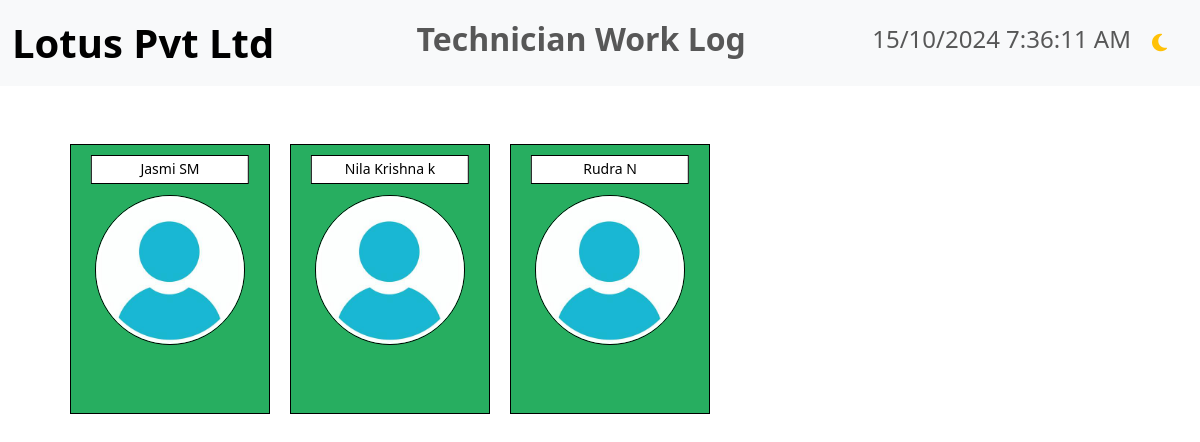
The page /employee_selection/ (signed in) on the database its author committed.
### clientapp/models.py (models this page shows, shortened)
class Employee(models.Model):
    user = models.OneToOneField(User, on_delete=models.CASCADE)
    name = models.CharField(max_length=255)
    photo = models.ImageField(upload_to=user_directory_path, null=True, blank=True)
    is_working = models.BooleanField(default=False)

### clientapp/views.py (the view, shortened to what this page needs)
# urls.py: path('employee_selection/', views.employee_selection, name='employee_selection'),
def employee_selection(request):
    employees = Employee.objects.all()
    employees_with_latest_issues = []
    for employee in employees:
        latest_work_session = WorkSession.objects.filter(employee=employee).order_by('-start_time').first()
        employees_with_latest_issues.append({
            'employee': employee,
            'session': latest_work_session
        })
    logged_out_employee_username = request.session.get('logged_out_employee_username', None)
    return render(request, 'emp/employee_selection.html', {
        'employees_with_latest_issues': employees_with_latest_issues,
        'logged_out_employee_username': logged_out_employee_username
    })

### clientapp/templates/emp/employee_selection.html (shortened to what this page needs)
{% extends 'emp/base.html' %}
{% load static %}
{% block content %}
<div class="employee-container">
    {% for item in employees_with_latest_issues %}
    <div class="employee-card {% if item.employee.is_working %}logged-out{% endif %}"
         data-bs-toggle="modal"
         data-bs-target="#passwordModal"
         onclick="setEmployee('{{ item.employee.user.username }}', '{{ item.employee.name }}')">
        <h5>{{ item.employee.name }}</h5>
        {% if item.employee.photo %}
        <img src="{{ item.employee.photo.url }}" alt="{{ item.employee.name }}">
        {% else %}
        <img src="{% static 'default_profile.png' %}" alt="{{ item.employee.name }}">
        {% endif %}
    </div>
    {% endfor %}
</div>
{% endblock %}

### clientapp/templates/emp/employee_selection.html (style rules this page uses)
.employee-card { position: relative; width: 200px; height: 270px; margin: 10px; padding: 10px; border: 1px solid #000; background-color: #27ae60; border-radius: 0; text-align: center; cursor: pointer; transition: background-color 0.3s ease; }
.employee-card h5 { position: absolute; top: 10px; left: 50%; transform: translateX(-50%); background-color: rgba(255, 255, 255, 1); color: #000; padding: 5px 10px; border-radius: 0; font-size: 14px; width: 80%; border: 1px solid #000; }
.employee-card img { width: 150px; height: 150px; object-fit: cover; border-radius: 50%; border: 1px solid #000; margin-top: 40px; }
.employee-container { display: grid; grid-template-columns: repeat(auto-fill, minmax(200px, 1fr)); gap: 20px; }

### rows shown on the page
Employee: employee.name "Jasmi SM", employee.photo (picture)
Employee: employee.name "Nila Krishna k", employee.photo (picture)
Employee: employee.name "Rudra N", employee.photo (picture)
